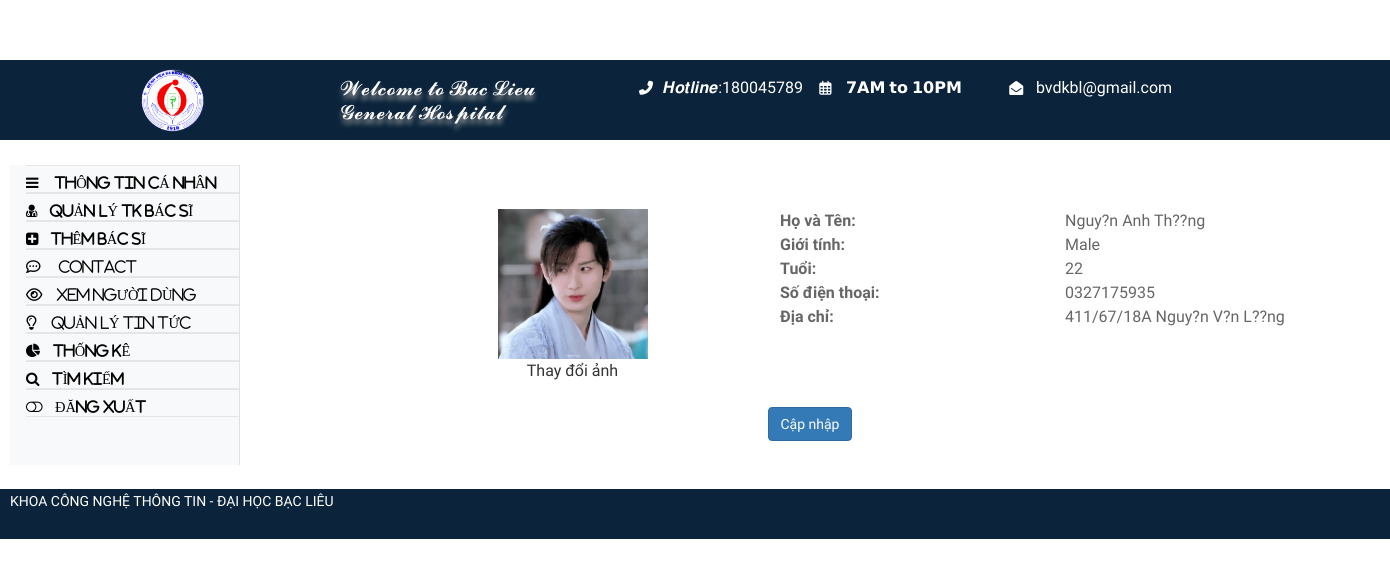
Page /admin/info_director.php (signed in) on the committed database.
### tables this page shows
CREATE TABLE `director` (
  `id_director` int(11) NOT NULL,
  `username` varchar(255) NOT NULL,
  `password` varchar(255) NOT NULL,
  `fullname` varchar(255) NOT NULL,
  `age` int(11) NOT NULL,
  `gioitinh` varchar(255) NOT NULL,
  `address` varchar(255) NOT NULL,
  `sdt` varchar(255) NOT NULL,
  `email` varchar(255) NOT NULL,
  `image` varchar(255) NOT NULL,
  `created_at` datetime NOT NULL DEFAULT current_timestamp()
);

### admin/controller-dr/source-dr.php (called while the page is built, shortened)
<?php
class Mclass_dr{
	function connDB(){
			$conn = mysqli_connect("localhost", "root", '', "tmdt");
			$conn -> set_charset("utf8");
			if(!$conn):
				echo 'lỗi không kết nối'.mysqli_error();
			else:
				return $conn;
			endif;
		}
	function show_info_director($id_director){
			$conn = $this->connDB();
			$sql = "select * from director where id_director = '$id_director'";
			$result = mysqli_query($conn ,$sql);
			$director = mysqli_fetch_assoc($result);
			return $director;
		}
}
?>

### admin/info_director.php (the view, shortened to what this page needs)
<?php
include './controller-dr/source-dr.php';
$p = new Mclass_dr;
$director = $p->show_info_director($_COOKIE['id_director']);
?>
<?php
include './view-dr/header.php';
include './view-dr/sidebar_start.php';
?>
<br>
<br>
<div class="container" >
	<div class="row">
          <div class="col-2"></div>
          <div class="col-3 text-center">
            <img src="./view-dr/image/anh_dai_dien/<?php echo $director['image'] == true ? $director['image'] :'demo_avatar.jpeg';?>" width="150px" height="150px">
            <p><a href ="#" data-toggle="modal" data-target="#change_image">Thay đổi ảnh</a></p>
          </div>
          <?php if($director): ?>
          <div class="col-3" style="margin-left:50px;">
            <p class="font-weight-bolder">Họ và Tên:</p>
            <p class="font-weight-bolder">Giới tính:</p>
            <p class="font-weight-bolder">Tuổi:</p>
            <p class="font-weight-bolder">Số điện thoại:</p>
            <p class="font-weight-bolder">Địa chỉ:</p>
          </div>
          <div class="col-3" style="width:300px;">
            <p><?php echo $director['fullname']; ?></p>
            <p><?php echo $director['gioitinh'] == false ? 'Chưa cung cấp': $director['gioitinh']; ?></p>
            <p><?php echo $director['age'] == false ? 'Chưa cung cấp': $director['age']; ?></p>
            <p><?php echo $director['sdt']; ?></p>
            <p><?php echo $director['address']; ?></p>
          </div>
          <?php endif;?>
        </div>
        <div class="row m-4">
          <div class="col text-center"><button class="btn btn-primary" data-toggle="modal" data-target="#modalUpdate">Cập nhập</button></div>
        </div>
</div>
<?php
include './view-dr/sidebar_end.php';
?>
<br>
<?php
include './view-dr/footer.php'; ?>

### css/shortcode/default.css (style rules this page uses)
*, h1, h2, h3, h4, h5, h6, p, ul, a { margin: 0; padding: 0; }
html { font-size: 100%; }
body { font-family: 'Old Standard TT', serif; color: #666666; font-weight: 400; font-size: 14px; line-height: 24px; -webkit-font-smoothing: antialiased; -moz-osx-font-smoothing: grayscale; }
p { font-family: 'Old Standard TT', serif; color: #666666; font-weight: 400; font-size: 16px; line-height: 24px; }
a { color: #333; }
body { overflow-x: hidden; }
a, .btn { transition: all 0.3s ease-out 0s; }
img, .img { max-width: 100%; transition: all 0.3s ease-out 0s; }
body { background: #fff; }
.col-1, .col-2, .col-3, .col-4, .col-5, .col-6, .col-7, .col-8, .col-9, .col-10 { float: left; }
.col-2 { width: 20%; }
.col-3 { width: 30%; }

### admin/view-dr/sidebar_start.php (style rules this page uses)
body { font-family:Times; font-size:17px; }

### rows in the picture
director: image (picture), fullname "Nguy?n Anh Th??ng", gioitinh "Male", age "22", sdt "0327175935", address "411/67/18A Nguy?n V?n L??ng"
